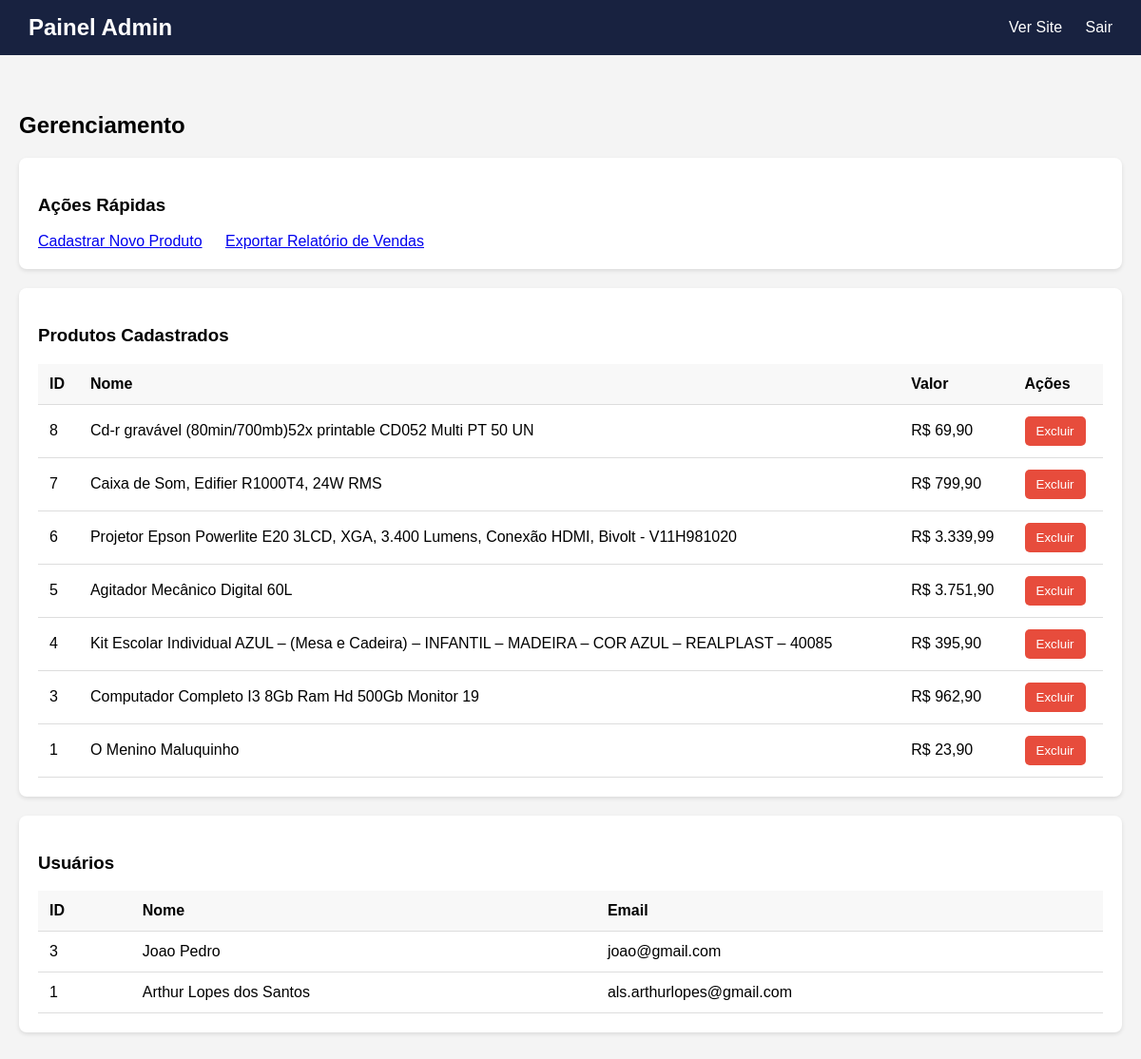
Screenshot of /admin/index.php (signed in) with the database file from the repository.
### tables this page shows
CREATE TABLE `produtos` (
  `id` int(11) NOT NULL,
  `nome` varchar(255) NOT NULL,
  `descricao` text DEFAULT NULL,
  `valor` decimal(10,2) NOT NULL,
  `condicao` varchar(50) DEFAULT NULL,
  `categoria` varchar(100) DEFAULT NULL,
  `imagem_1` varchar(255) DEFAULT NULL,
  `imagem_2` varchar(255) DEFAULT NULL,
  `imagem_3` varchar(255) DEFAULT NULL
);

CREATE TABLE `usuario` (
  `id_usuario` int(11) NOT NULL,
  `nome` varchar(255) NOT NULL,
  `email` varchar(255) NOT NULL,
  `cpf` varchar(256) NOT NULL,
  `data_nascimento` date NOT NULL,
  `telefone` varchar(20) NOT NULL,
  `senha` varchar(255) NOT NULL
);

### admin/index.php (the view, shortened to what this page needs)
<?php
require_once '../includes/conexao.php';
$stmt_produtos = $db->query("SELECT id, nome, valor FROM produtos ORDER BY id DESC");
$produtos = $stmt_produtos->fetchAll(PDO::FETCH_ASSOC);
$stmt_usuarios = $db->query("SELECT id_usuario, nome, email FROM usuario ORDER BY id_usuario DESC");
$usuarios = $stmt_usuarios->fetchAll(PDO::FETCH_ASSOC);
?>
<!DOCTYPE html>
<html lang="pt-BR">
<head>
    <link rel="stylesheet" href="../assets/css/admin.css">
</head>
<body>
    <header>
        <div class="logo">Painel Admin</div>
        <nav>
            <a href="../pages/home.php">Ver Site</a>
            <a href="../includes/logout.php">Sair</a>
        </nav>
    </header>
    <main class="container">
        <h2 class="title">Gerenciamento</h2>
        <div class="admin-card">
            <h3>Ações Rápidas</h3>
            <nav>
                <a href="../pages/cadastro_produto.php" style="margin-right: 20px;">Cadastrar Novo Produto</a>
                <a href="exportar_vendas.php">Exportar Relatório de Vendas</a>
            </nav>
        </div>
        <div class="admin-card">
            <h3>Produtos Cadastrados</h3>
            <table>
                <thead>
                    <tr><th>ID</th><th>Nome</th><th>Valor</th><th>Ações</th></tr>
                </thead>
                <tbody>
                    <?php foreach ($produtos as $produto): ?>
                    <tr>
                        <td><?php echo $produto['id']; ?></td>
                        <td><?php echo htmlspecialchars($produto['nome']); ?></td>
                        <td>R$ <?php echo number_format($produto['valor'], 2, ',', '.'); ?></td>
                        <td>
                            <form action="../includes/handle_admin.php" method="POST" onsubmit="return confirm('Tem certeza?');">
                                <button type="submit" class="btn-delete">Excluir</button>
                            </form>
                        </td>
                    </tr>
                    <?php endforeach; ?>
                </tbody>
            </table>
        </div>
        <div class="admin-card">
            <h3>Usuários</h3>
            <table>
                <thead>
                    <tr><th>ID</th><th>Nome</th><th>Email</th></tr>
                </thead>
                <tbody>
                    <?php foreach ($usuarios as $usuario): ?>
                    <tr>
                        <td><?php echo $usuario['id_usuario']; ?></td>
                        <td><?php echo htmlspecialchars($usuario['nome']); ?></td>
                        <td><?php echo htmlspecialchars($usuario['email']); ?></td>
                    </tr>
                    <?php endforeach; ?>
                </tbody>
            </table>
        </div>
    </main>
</body>
</html>

### assets/css/admin.css (style rules this page uses)
body { font-family: Arial, sans-serif; background-color: #f4f4f4; margin: 0; }
header { background-color: #182240; color: white; padding: 15px 30px; display: flex; justify-content: space-between; align-items: center; }
header .logo { font-size: 24px; font-weight: bold; }
header nav a { color: white; text-decoration: none; margin-left: 20px; }
.container { max-width: 1200px; margin: 20px auto; padding: 20px; }
.title { margin-bottom: 20px; }
.admin-card { background: white; border-radius: 8px; padding: 20px; margin-bottom: 20px; box-shadow: 0 2px 4px rgba(0,0,0,0.1); }
table { width: 100%; border-collapse: collapse; }
table th, table td { padding: 12px; border-bottom: 1px solid #ddd; text-align: left; }
table th { background-color: #f8f8f8; }
.btn-delete { background-color: #e74c3c; color: white; border: none; padding: 8px 12px; border-radius: 5px; cursor: pointer; }

### rows the page displays
produtos: id "8", nome "Cd-r gravável (80min/700mb)52x printable CD052 Multi PT 50 UN", valor "69,90"
produtos: id "7", nome "Caixa de Som, Edifier R1000T4, 24W RMS", valor "799,90"
produtos: id "6", nome "Projetor Epson Powerlite E20 3LCD, XGA, 3.400 Lumens, Conexão HDMI, Bivolt - V11H981020", valor "3.339,99"
produtos: id "5", nome "Agitador Mecânico Digital 60L", valor "3.751,90"
produtos: id "4", nome "Kit Escolar Individual AZUL – (Mesa e Cadeira) – INFANTIL – MADEIRA – COR AZUL – REALPLAST – 40085", valor "395,90"
produtos: id "3", nome "Computador Completo I3 8Gb Ram Hd 500Gb Monitor 19", valor "962,90"
produtos: id "1", nome "O Menino Maluquinho", valor "23,90"
usuario: id_usuario "3", nome "Joao Pedro", email "joao@gmail.com"
usuario: id_usuario "1", nome "Arthur Lopes dos Santos", email "als.arthurlopes@gmail.com"
